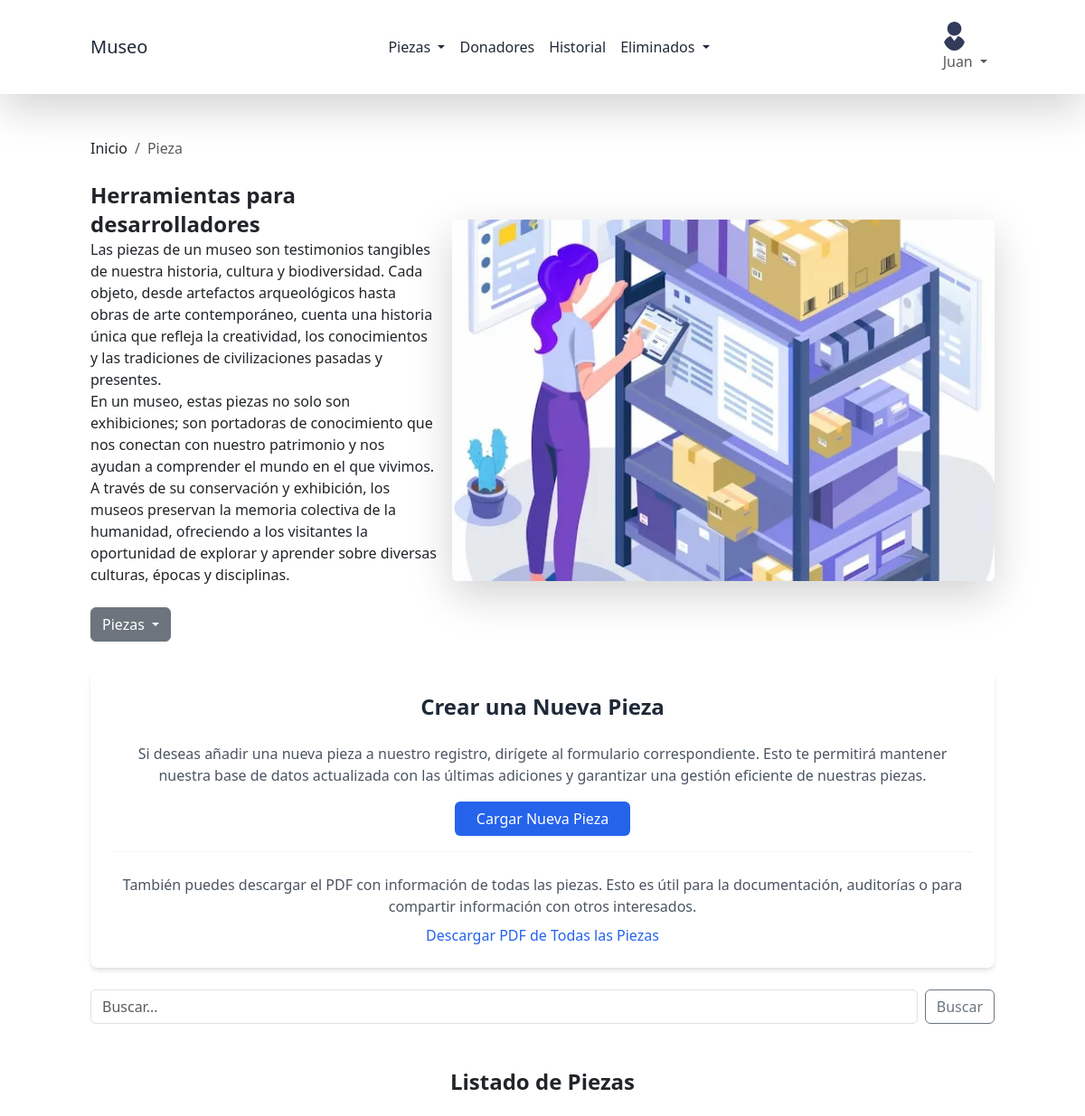
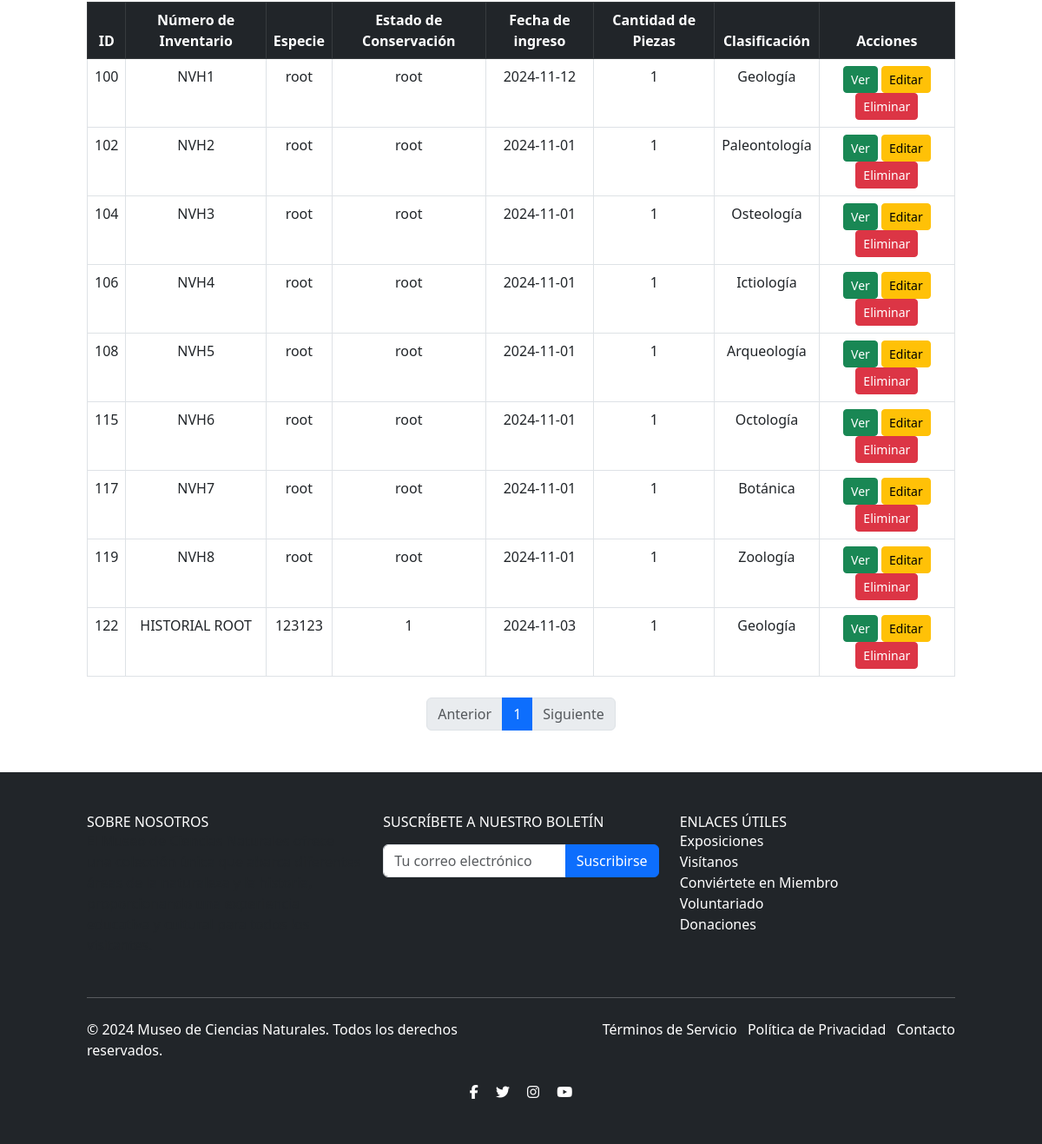
The app's page /listados/piezasListado.php (signed in) with its own data (2 pictures, top to bottom).
### tables this page shows
CREATE TABLE `pieza` (
  `idPieza` int(11) NOT NULL,
  `num_inventario` varchar(255) DEFAULT NULL,
  `especie` varchar(255) DEFAULT NULL,
  `estado_conservacion` varchar(255) DEFAULT NULL,
  `fecha_ingreso` date DEFAULT NULL,
  `cantidad_de_piezas` varchar(255) DEFAULT NULL,
  `clasificacion` varchar(255) DEFAULT NULL,
  `observacion` varchar(255) DEFAULT NULL,
  `imagen` varchar(255) DEFAULT NULL,
  `Donante_idDonante` int(11) NOT NULL
);

### modelo/bd.php (called while the page is built, shortened)
<?php
class Db {
	public function __construct($host='localhost',$db_name='museo',$db_user='root',$db_pass='') {
		$this->host = $host;
		$this->db = $db_name;
		$this->user = $db_user;
		$this->pass = $db_pass;
		try {
           $this->conection = new PDO('mysql:host='.$this->host.'; dbname='.$this->db, $this->user, $this->pass);
        } catch (PDOException $e) {
            echo $e->getCode()." ; ".$e->getMessage();
            exit();
        }
	}
}

### modelo/pieza.php (called while the page is built, shortened)
<?php
require_once "bd.php";
class Pieza {
    protected $conection;
    private function getConection() {
        $db = new Db();
        $this->conection = $db->conection;
    }
    public function getPiezasPaginadas($limite, $offset) {
        $sql = "SELECT * FROM pieza LIMIT :limite OFFSET :offset";
        $stmt = $this->conection->prepare($sql);
        $stmt->bindParam(':limite', $limite, PDO::PARAM_INT);
        $stmt->bindParam(':offset', $offset, PDO::PARAM_INT);
        $stmt->execute();
        return $stmt->fetchAll(PDO::FETCH_ASSOC);
    }
    public function getTotalPiezas() {
        $sql = "SELECT COUNT(*) as total FROM pieza";
        $stmt = $this->conection->prepare($sql);
        $stmt->execute();
        $result = $stmt->fetch(PDO::FETCH_ASSOC);
        return $result['total'];
    }
}
?>

### listados/piezasListado.php (the view, shortened to what this page needs)
<?php
require_once "../modelo/pieza.php";
$pieza = new Pieza();
$porPagina = 10;
$paginaActual = isset($_GET['pagina']) ? intval($_GET['pagina']) : 1;
$offset = ($paginaActual - 1) * $porPagina;
$piezas = $pieza->getPiezasPaginadas($porPagina, $offset);
$totalPiezas = $pieza->getTotalPiezas();
$totalPaginas = ceil($totalPiezas / $porPagina);
?>
<!DOCTYPE html>
<html lang="es">
<head>
    <link href="https://cdn.jsdelivr.net/npm/bootstrap@5.3.0/dist/css/bootstrap.min.css" rel="stylesheet">
    <link href="https://cdn.jsdelivr.net/npm/tailwindcss@2.2.19/dist/tailwind.min.css" rel="stylesheet">
    <link rel="stylesheet" href="../public/css/index.css">
</head>
<?php include('../includes/navListados.php')?>
<?php include('../includes/breadcrumb.php')?>
<div class="container mt-8 text-center">
    <div class="bg-white shadow-md rounded-lg p-6">
        <h4 class="text-2xl font-bold text-gray-800 mb-4">Crear una Nueva Pieza</h4>
        <p class="text-gray-600 mb-4">
            Si deseas añadir una nueva pieza a nuestro registro, dirígete al formulario correspondiente. Esto te permitirá mantener nuestra base de datos actualizada con las últimas adiciones y garantizar una gestión eficiente de nuestras piezas.
        </p>
        <a href="./funciones/formularioAgregar.php" class="bg-blue-600 text-white px-4 py-2 rounded hover:bg-blue-500 transition">Cargar Nueva Pieza</a>
        <hr class="my-4 border-gray-300">
        <p class="mb-2 text-gray-600">
            También puedes descargar el PDF con información de todas las piezas. Esto es útil para la documentación, auditorías o para compartir información con otros interesados.
        </p>
        <a target="_blank" href="./funciones/generarPDFall.php" class="text-blue-600 hover:underline">Descargar PDF de Todas las Piezas</a>
    </div>
</div>
<div class="container mt-4">
    <div class="search-box">
        <form class="d-flex" id="searchForm" action="./funciones/buscarPieza.php" method="post">
            <input class="form-control me-2" type="search" id="searchInput" placeholder="Buscar..." aria-label="Buscar">
            <button class="btn btn-outline-secondary" type="submit">Buscar</button>
        </form>
    </div>
</div>
<div class="container mt-5">
    <h1 class="mb-4 text-center text-2xl font-bold">Listado de Piezas</h1>
    <table class="table table-hover table-bordered">
    <thead class="table-dark text-center">
        <tr>
            <th>ID</th>
            <th>Número de Inventario</th>
            <th>Especie</th>
            <th>Estado de Conservación</th>
            <th>Fecha de ingreso</th>
            <th>Cantidad de Piezas</th>
            <th>Clasificación</th>
            <th>Acciones</th>
        </tr>
    </thead>
    <tbody>
        <?php if (!empty($piezas)) : ?>
            <?php foreach ($piezas as $p) : ?>
                <tr id="pieza-<?php echo $p['idPieza']; ?>" class="text-center">
                    <td><?php echo $p['idPieza']; ?></td>
                    <td><?php echo $p['num_inventario']; ?></td>
                    <td><?php echo $p['especie']; ?></td>
                    <td><?php echo $p['estado_conservacion']; ?></td>
                    <td><?php echo $p['fecha_ingreso']; ?></td>
                    <td><?php echo $p['cantidad_de_piezas']; ?></td>
                    <td><?php echo $p['clasificacion']; ?></td>
                    <td>
                        <a href="funciones/verPieza.php?id=<?php echo $p['idPieza']; ?>" class="btn btn-success btn-sm">Ver</a>
                        <a href="funciones/editarPieza.php?id=<?php echo $p['idPieza']; ?>&clasificacion=<?php echo $p['clasificacion']; ?>" class="btn btn-warning btn-sm">Editar</a>
                        <a href="funciones/eliminarPieza.php?id=<?php echo $p['idPieza']; ?>&clasificacion=<?php echo $p['clasificacion']; ?>" class="btn btn-danger btn-sm">Eliminar</a>
                    </td>
                </tr>
            <?php endforeach; ?>
        <?php else : ?>
            <tr>
                <td colspan="9" class="text-center">No hay piezas registradas.</td>
            </tr>
        <?php endif; ?>
    </tbody>
</table>
      <nav aria-label="Paginación" class="mt-4">
        <ul class="pagination justify-content-center">
            <li class="page-item <?php echo $paginaActual == 1 ? 'disabled' : ''; ?>">
                <a class="page-link" href="?pagina=<?php echo $paginaActual - 1; ?>" tabindex="-1">Anterior</a>
            </li>
            <?php for ($i = 1; $i <= $totalPaginas; $i++) : ?>
                <li class="page-item <?php echo $i == $paginaActual ? 'active' : ''; ?>">
                    <a class="page-link" href="?pagina=<?php echo $i; ?>"><?php echo $i; ?></a>
                </li>
            <?php endfor; ?>
            <li class="page-item <?php echo $paginaActual == $totalPaginas ? 'disabled' : ''; ?>">
                <a class="page-link" href="?pagina=<?php echo $paginaActual + 1; ?>">Siguiente</a>
            </li>
        </ul>
    </nav>
</div>
</body>
<?php include('../includes/footer.php') ?>
</html>

### records on screen
pieza: idPieza "100", num_inventario "NVH1", especie "root", estado_conservacion "root", fecha_ingreso "2024-11-12", cantidad_de_piezas "1", clasificacion "Geología"
pieza: idPieza "102", num_inventario "NVH2", especie "root", estado_conservacion "root", fecha_ingreso "2024-11-01", cantidad_de_piezas "1", clasificacion "Paleontología"
pieza: idPieza "104", num_inventario "NVH3", especie "root", estado_conservacion "root", fecha_ingreso "2024-11-01", cantidad_de_piezas "1", clasificacion "Osteología"
pieza: idPieza "106", num_inventario "NVH4", especie "root", estado_conservacion "root", fecha_ingreso "2024-11-01", cantidad_de_piezas "1", clasificacion "Ictiología"
pieza: idPieza "108", num_inventario "NVH5", especie "root", estado_conservacion "root", fecha_ingreso "2024-11-01", cantidad_de_piezas "1", clasificacion "Arqueología"
pieza: idPieza "115", num_inventario "NVH6", especie "root", estado_conservacion "root", fecha_ingreso "2024-11-01", cantidad_de_piezas "1", clasificacion "Octología"
pieza: idPieza "117", num_inventario "NVH7", especie "root", estado_conservacion "root", fecha_ingreso "2024-11-01", cantidad_de_piezas "1", clasificacion "Botánica"
pieza: idPieza "119", num_inventario "NVH8", especie "root", estado_conservacion "root", fecha_ingreso "2024-11-01", cantidad_de_piezas "1", clasificacion "Zoología"
pieza: idPieza "122", num_inventario "HISTORIAL ROOT", especie "123123", estado_conservacion "1", fecha_ingreso "2024-11-03", cantidad_de_piezas "1", clasificacion "Geología"

### other values on screen
$_SESSION['usuario_activo'] "Juan"
$breadcrumb "Pieza"
